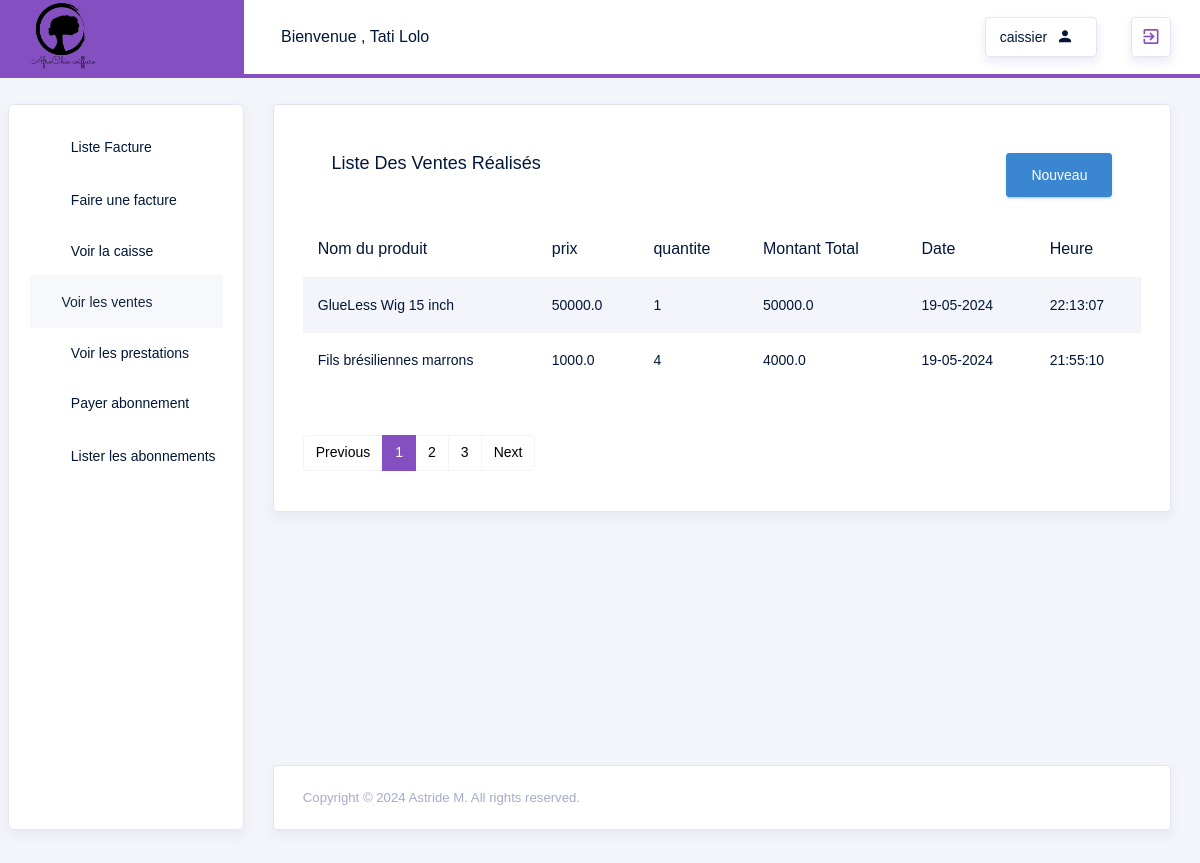
The app's page /Ventes (signed in), older data.
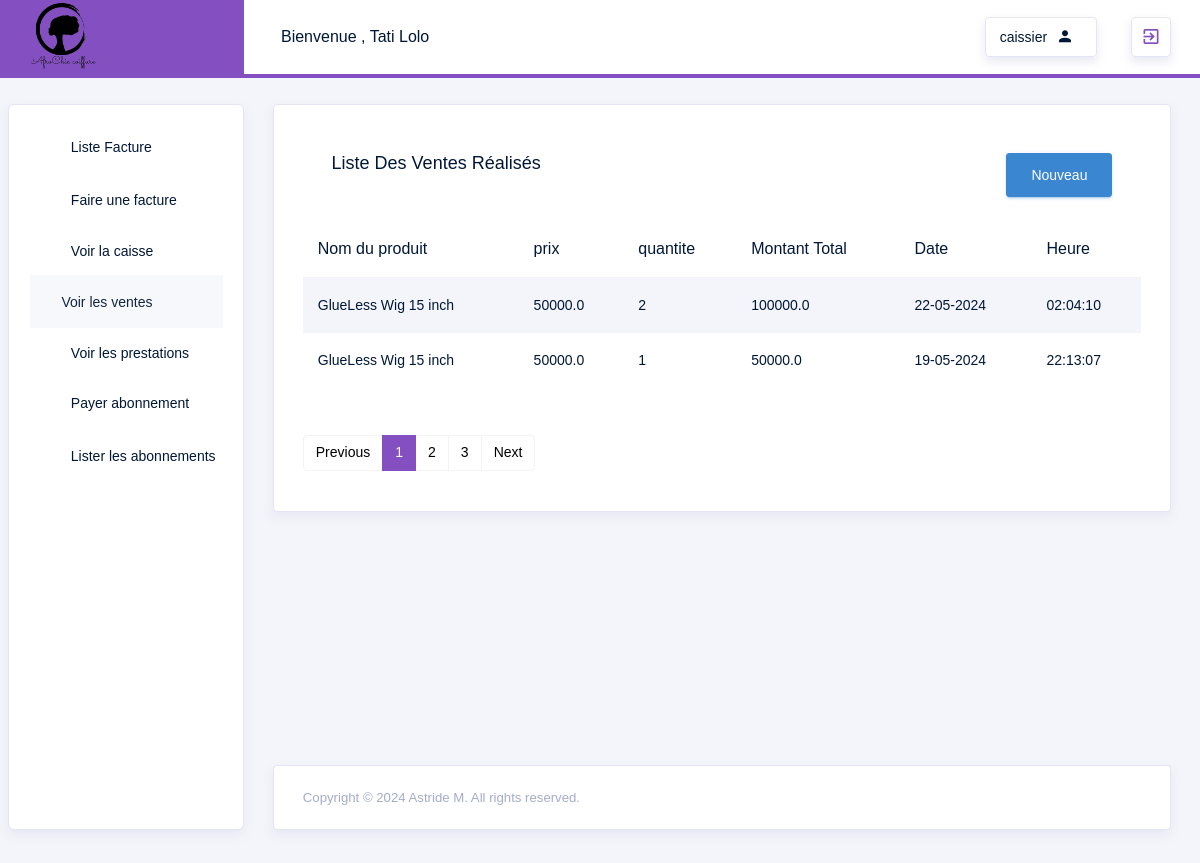
The same page, newer data.
### src/models.py (models this page shows)
class DetailsFacture(db.Model):
    id = db.Column(db.Integer, primary_key=True)
    facture_id = db.Column(db.Integer, db.ForeignKey('facture.id'), nullable=False)
    produit_id = db.Column(db.Integer, db.ForeignKey('produit.id'), nullable=True)
    coiffure_id = db.Column(db.Integer, db.ForeignKey('coiffure.id'), nullable=True)
    quantite_produit = db.Column(db.Integer, nullable=True)
    quantite_coiffure = db.Column(db.Integer, nullable=True)

class Produit(db.Model):
    id = db.Column(db.Integer, primary_key=True, autoincrement=True)
    nom = db.Column(db.String(100), nullable=False)
    photo = db.Column(db.String(255), nullable=False)
    description = db.Column(db.Text)
    prix = db.Column(db.Float, nullable=False)
    qteStock = db.Column(db.Integer, nullable=False)
    categorie_id = db.Column(db.Integer, db.ForeignKey('categorie.id'), nullable=False)
    categorie = db.relationship('Categorie', backref=db.backref('produits', lazy=True))
    factures = db.relationship("DetailsFacture", backref="produit")

class Facture(db.Model):
    id = db.Column(db.Integer, primary_key=True)
    user_id = db.Column(db.Integer, db.ForeignKey('user.id'), nullable=False)
    client_id = db.Column(db.Integer, db.ForeignKey('client.id'), nullable=False)
    montant_total = db.Column(db.Float, nullable=False)
    montant_paye = db.Column(db.Float, nullable=False)
    montant_rendu = db.Column(db.Float, nullable=True)
    date = db.Column(db.DateTime, nullable=False)
    user = db.relationship("User", backref="factures")
    client = db.relationship("Client", backref="factures")
    details = db.relationship("DetailsFacture", backref="facture")

### src/routes/cassier_routes.py (the view)
@app.route('/Ventes')
@login_required
def list_ventes_produits():
    page = request.args.get('page', 1, type=int)
    per_page = 2
    produits_query = db.session.query(DetailsFacture).filter(DetailsFacture.produit_id.isnot(None)).join(Facture).order_by(Facture.date.desc())
    produits_paginated = produits_query.paginate(page=page, per_page=per_page)
    produits = produits_paginated.items
    return render_template('caissier/ventes/VoirVentes.html', produits=produits, produits_paginated=produits_paginated)

### src/routes/auth_routes.py (called while the page is built)
@login_manager.user_loader
def load_user(user_id):
        return User.query.get(int(user_id))

### src/templates/caissier/ventes/VoirVentes.html (shortened to what this page needs)
{% extends "layouts/base.html" %}
{% block content %}
<div class="row">
    <div class="col-md-12">
        <div class="card">
            <div class="card-body">
                <div class="card-body d-flex align-items-center">
                    <h4 class="card-title flex-grow-1">Liste des ventes réalisés </h4>
                    <a href="{{ url_for('AddFacture') }}" class="btn btn-info ml-auto">Nouveau</a>
                </div>
                <div class="table-responsive mb-5">
                  <table class="table table-hover table-striped">
                    <thead>
                        <tr>
                            <th>Nom du produit</th>
                            <th>prix</th>
                            <th>quantite</th>
                            <th>Montant Total</th>
                            <th>Date</th>
                            <th>Heure</th>
                        </tr>
                    </thead>
                    <tbody>
                      {% for detail in produits %}
                      <tr>
                          <td>{{ detail.produit.nom }}</td>
                          <td>{{ detail.produit.prix }}</td>
                          <td>{{ detail.quantite_produit }}</td>
                          <td>{{ detail.produit.prix * detail.quantite_produit }}</td>
                          <td>{{ detail.facture.date.strftime('%d-%m-%Y') }}</td>
                          <td>{{ detail.facture.date.strftime('%H:%M:%S') }}</td>
                      </tr>
                      {% endfor %}
                    </tbody>
                </table>
                </div>
                <nav aria-label="Page navigation example mt-4">
                  <ul class="pagination">
                      {% if produits_paginated.has_prev %}
                          <li class="page-item"><a class="page-link" href="{{ url_for('list_ventes_produits', page=produits_paginated.prev_num) }}">Previous</a></li>
                      {% else %}
                          <li class="page-item disabled"><span class="page-link">Previous</span></li>
                      {% endif %}
                      {% for page_num in produits_paginated.iter_pages() %}
                          {% if page_num %}
                              {% if produits_paginated.page == page_num %}
                                  <li class="page-item active" aria-current="page"><span class="page-link">{{ page_num }}</span></li>
                              {% else %}
                                  <li class="page-item"><a class="page-link" href="{{ url_for('list_ventes_produits', page=page_num) }}">{{ page_num }}</a></li>
                              {% endif %}
                          {% else %}
                              <li class="page-item disabled"><span class="page-link">...</span></li>
                          {% endif %}
                      {% endfor %}
                      {% if produits_paginated.has_next %}
                          <li class="page-item"><a class="page-link" href="{{ url_for('list_ventes_produits', page=produits_paginated.next_num) }}">Next</a></li>
                      {% else %}
                          <li class="page-item disabled"><span class="page-link">Next</span></li>
                      {% endif %}
                  </ul>
              </nav>
            </div>
        </div>
    </div>
</div>
{% endblock %}

Row changes from the older to the newer data that the page shows:
no longer on this page (row unchanged): DetailsFacture: produit.nom "Fils brésiliennes marrons", produit.prix "1000.0", quantite_produit "4", detail.produit.prix*detail.quantite_produit "4000.0", facture "19-05-2024", facture "21:55:10"
added DetailsFacture: produit.nom "GlueLess Wig 15 inch", produit.prix "50000.0", quantite_produit "2", detail.produit.prix*detail.quantite_produit "100000.0", facture "22-05-2024", facture "02:04:10"
